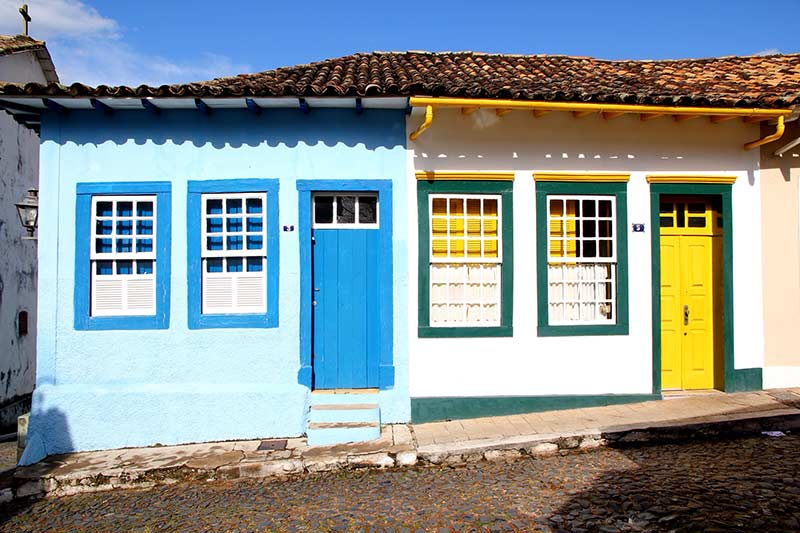
#> input picture images/20171026casas-coloniais-55.jpg, 800 x 533 px
$ python negative.py images/20171026casas-coloniais-55.jpg images/colored_1.jpg
#> lines starting #> are read from the running program, lines starting #| are printed output that depends on the picture
# Importar as bibliotecas
import sys
from PIL import Image, ImageFilter

def run(arg01, arg02):

    # Abrir a Imagem
#> called with arg01 = 'images/20171026casas-coloniais-55.jpg', arg02 = 'images/colored_1.jpg'
    img1 = Image.open(arg01)
#> img1 is the input picture: PIL image 800x533 RGB; mean R, G, B 135.3, 148, 150.7

    # Carregar a imagem para uma matriz
    matriz = img1.load()

    # Realizar as operações pixela pixel de transformações
    for i in range(img1.size[0]):
        for j in range(img1.size[1]):
            r = 255 - matriz[i, j][0]  # retorna uma tupla (r, g, b)
            g = 255 - matriz[i, j][1]
            b = 255 - matriz[i, j][2]
            matriz[i, j] = (r, g, b)

    # Salvar a imagem resultante
    img1.save(arg02)
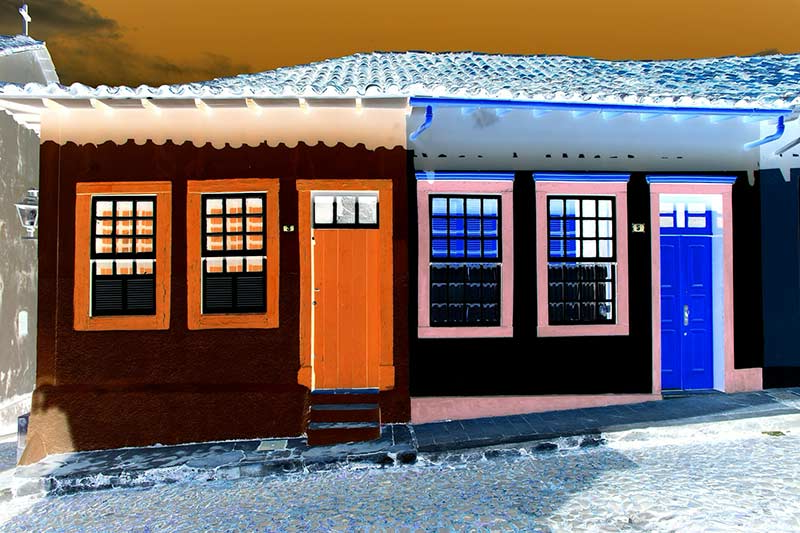
#> saved as colored_1.jpg: PIL image 800x533 RGB; mean R, G, B 119.7, 107, 104.3

if __name__ == "__main__":
    run(sys.argv[1], sys.argv[2])
